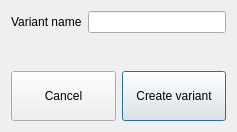
<?xml version="1.0" encoding="UTF-8"?>
<ui version="4.0">
 <class>Dialog</class>
 <widget class="QDialog" name="Dialog">
  <property name="geometry">
   <rect>
    <x>0</x>
    <y>0</y>
    <width>237</width>
    <height>132</height>
   </rect>
  </property>
  <property name="windowTitle">
   <string>Dialog</string>
  </property>
  <layout class="QVBoxLayout" name="verticalLayout_3">
   <property name="leftMargin">
    <number>0</number>
   </property>
   <property name="topMargin">
    <number>0</number>
   </property>
   <property name="rightMargin">
    <number>0</number>
   </property>
   <property name="bottomMargin">
    <number>0</number>
   </property>
   <item>
    <layout class="QVBoxLayout" name="verticalLayout_2">
     <property name="leftMargin">
      <number>1</number>
     </property>
     <property name="topMargin">
      <number>1</number>
     </property>
     <property name="rightMargin">
      <number>1</number>
     </property>
     <property name="bottomMargin">
      <number>1</number>
     </property>
     <item>
      <widget class="QFrame" name="frame">
       <layout class="QVBoxLayout" name="verticalLayout">
        <property name="leftMargin">
         <number>10</number>
        </property>
        <property name="topMargin">
         <number>10</number>
        </property>
        <property name="rightMargin">
         <number>10</number>
        </property>
        <property name="bottomMargin">
         <number>10</number>
        </property>
        <item>
         <layout class="QFormLayout" name="formLayout">
          <item row="0" column="0">
           <widget class="QLabel" name="label_2">
            <property name="text">
             <string>Variant name</string>
            </property>
           </widget>
          </item>
          <item row="0" column="1">
           <widget class="QLineEdit" name="variant_name_lineEdit">
            <property name="focusPolicy">
             <enum>Qt::WheelFocus</enum>
            </property>
           </widget>
          </item>
         </layout>
        </item>
        <item>
         <spacer name="verticalSpacer_2">
          <property name="orientation">
           <enum>Qt::Vertical</enum>
          </property>
          <property name="sizeType">
           <enum>QSizePolicy::MinimumExpanding</enum>
          </property>
          <property name="sizeHint" stdset="0">
           <size>
            <width>20</width>
            <height>20</height>
           </size>
          </property>
         </spacer>
        </item>
        <item>
         <layout class="QHBoxLayout" name="horizontalLayout">
          <item>
           <widget class="QPushButton" name="cancel_pushButton">
            <property name="minimumSize">
             <size>
              <width>0</width>
              <height>50</height>
             </size>
            </property>
            <property name="text">
             <string>Cancel</string>
            </property>
           </widget>
          </item>
          <item>
           <widget class="QPushButton" name="create_variant_pushButton">
            <property name="minimumSize">
             <size>
              <width>0</width>
              <height>50</height>
             </size>
            </property>
            <property name="text">
             <string>Create variant</string>
            </property>
            <property name="default">
             <bool>true</bool>
            </property>
           </widget>
          </item>
         </layout>
        </item>
       </layout>
      </widget>
     </item>
    </layout>
   </item>
  </layout>
 </widget>
 <resources/>
 <connections>
  <connection>
   <sender>cancel_pushButton</sender>
   <signal>clicked()</signal>
   <receiver>Dialog</receiver>
   <slot>reject()</slot>
   <hints>
    <hint type="sourcelabel">
     <x>93</x>
     <y>208</y>
    </hint>
    <hint type="destinationlabel">
     <x>167</x>
     <y>127</y>
    </hint>
   </hints>
  </connection>
 </connections>
</ui>
